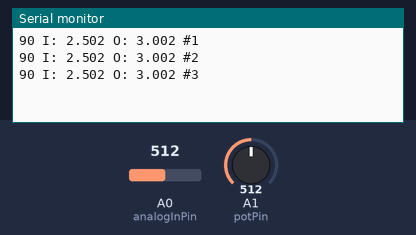
This sketch was run on a simulated Arduino Nano, built with avr-gcc and run on an emulated ATmega328P. On the bench: the last lines printed to the serial monitor. The test bench sets the inputs (shaded band); at power-on: A0 (analogInPin) = 512, A1 (potPin) = 512.

Above: at 1.2 s.
1.3 s: A0 (analogInPin) set to 716
At 2.0 s:
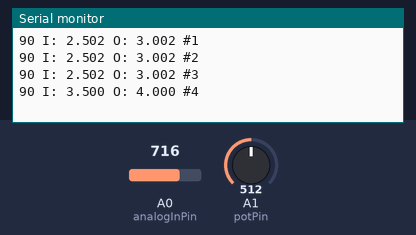
2.8 s: A1 (potPin) set to 716
At 3.5 s:
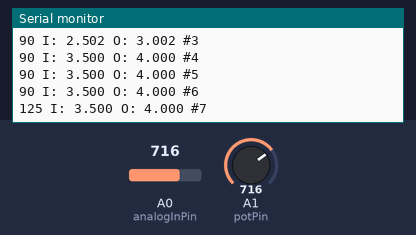
4.3 s: A0 (analogInPin) set to 900
At 5.0 s:
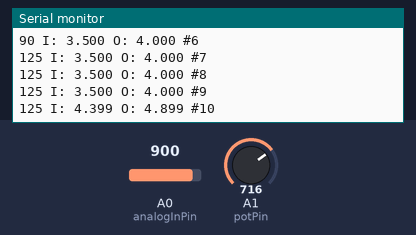
5.8 s: A1 (potPin) set to 900
At 6.5 s:
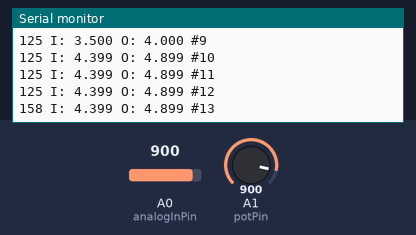
Timing chart, 0 to 8.3 s (numbered marks = the images above; inputs shaded):
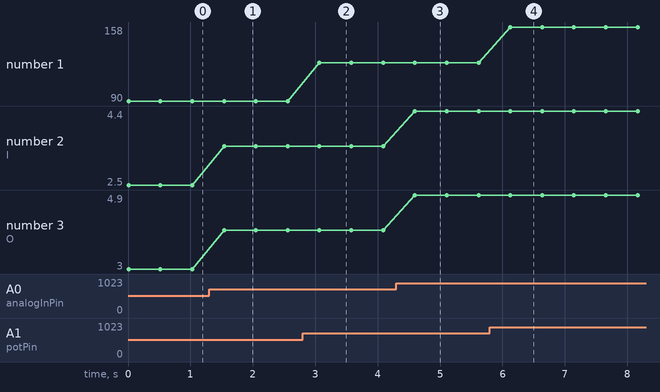

Measured:
- after the input at 1.3 s, the serial monitor: prints a new line after 0.24 s (image 1)
- after the input at 2.8 s, the serial monitor: prints a new line after 0.27 s (image 2)
- after the input at 4.3 s, the serial monitor: prints a new line after 0.30 s (image 3)
- after the input at 5.8 s, the serial monitor: prints a new line after 0.33 s (image 4)
- plotted number 1: 90 → 125 after the input at 2.8 s, 125 → 158 after the input at 5.8 s
- plotted number 2: 2.5 → 3.5 after the input at 1.3 s, 3.5 → 4.4 after the input at 4.3 s
- plotted number 3: 4 → 4.9 after the input at 4.3 s

The sketch:

Nano_Sender.ino
```cpp
// Weak 5v analog input. Provide 3.3v output 0.5 Amp.
// If input is rising wait 500 msec before letting output rise
// If input drops then output drops immediately.
// Input of “0–5V in → 0–3.5V out” requirement maps to:
// PWM duty capped at 70% max (because 3.5/5 = 0.7)

// power
// using 12-24V To 5V 3A Step Down Voltage Regulator Module 5-Pack DC-DC Buck Converter

// output
// RC filter on D9, PWM - Low Pass Filter -> smooth analog voltage from ~0 to ~3.3V.
// D9 → 4.7k → SignalOut
// SignalOut → 10µF → GND

// input - old
// Due to weak signal and high source impedance of Arduino we are using Cap and read averaging. So for high Z - source
// approach (throw away a read + settle + average). See readA0HiZAvg() below.
// A0 ── 0.1µF ── GND
// Input signal (0-5v)

// Pot to adjust max PWM out b.bird 3.3.26
// Right outer leg → 5V
// Middle (wiper) → A1
// Other outer leg → GND
//|----dead zone----|---------------- usable range ----------------|
//0%                10%                                             100%
//PWM=0             start ramping                                   PWM=235

//update lora
//UART to Lora Analog to pin RX_PIN 19 GPIO.

const int analogInPin = A0;
const int potPin = A1;

const unsigned long riseDelayMs = 500;

// delayed-rise / instant-fall state (based on ADC reading)
int lastADC = 0;
int targetADC = 0;
unsigned long riseStartTime = 0;
bool rising = false;

// Nano ADC reference voltage
const float VREF_ADC = 5.0;

float adcToVin(int adc) {
  // This is Vin at A0 pin. If you have a divider from a 0–5V signal, adjust this.
  return (adc * VREF_ADC) / 1023.0;
}
float discreteOutput(float vin) {
                                    //235 max
  if (vin > 2.0) return vin + 0.5;  //131 pwm
  if (vin > 1.5) return 2.5;        //128
  if (vin > 1.0) return 2.0;        //102
  if (vin > 0.8) return 1.0;        //51 //1.5v = 77
  return 0.7;                       //36
}
int readA0HiZAvg(int samples = 16) {
  analogRead(analogInPin);          // throw-away
  delayMicroseconds(2000);          // settle for high-Z sources

  long sum = 0;
  for (int i = 0; i < samples; i++) {
    sum += analogRead(analogInPin);
    delayMicroseconds(300);
  }
  return (int)(sum / samples);
}

unsigned long n = 0;

void setup() {
  analogReference(DEFAULT);
  Serial.begin(9600);
}

void loop() {
  int inputADC = readA0HiZAvg(16);
  float vin = adcToVin(inputADC);
  float discreteVin = discreteOutput(vin);
  int pwm = (int)(discreteVin * 255.0 / 5.0 + 0.5);
  if (pwm < 0) pwm = 0;
  if (pwm > 180) pwm = 180;//3.92V <- 5v x 200/255//3.3/5.0×255≈168

  // Pot sets max clamp
  int potADC = analogRead(potPin);                // 0..1023
  int pwmMax = map(potADC, 0, 1023, 0, 180); //4.6V <- 5v x 235/255   // 0..200 max //~3.92V <- 5v x 200/255
  if (pwm > pwmMax) pwm = pwmMax;

  n++;
  if (n > 99) n = 0;

  //UART to Lora Analog to pin RX_PIN 19 GPIO. LoRa is reading at 9600
  Serial.println(String(pwm) + " I: "
  + String(vin, 3) + " O: " + String(discreteVin, 3) + " #" + String(n));

  delay(500);
}
```
